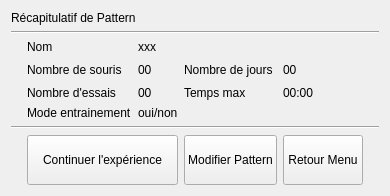
      <widget class="QWidget" name="page">
       <layout class="QGridLayout" name="gridLayout_5">
        <item row="2" column="1">
         <widget class="QLabel" name="label_9">
          <property name="text">
           <string>Nom</string>
          </property>
         </widget>
        </item>
        <item row="3" column="1">
         <widget class="QLabel" name="label_10">
          <property name="text">
           <string>Nombre de souris</string>
          </property>
         </widget>
        </item>
        <item row="3" column="2">
         <widget class="QLabel" name="nbSourisRecapitulatif">
          <property name="text">
           <string>00</string>
          </property>
         </widget>
        </item>
        <item row="7" column="1">
         <widget class="QLabel" name="label_15">
          <property name="text">
           <string>Mode entrainement</string>
          </property>
         </widget>
        </item>
        <item row="2" column="2">
         <widget class="QLabel" name="nomRecapitulatif">
          <property name="text">
           <string>xxx</string>
          </property>
         </widget>
        </item>
        <item row="5" column="1">
         <widget class="QLabel" name="label_12">
          <property name="text">
           <string>Nombre d'essais</string>
          </property>
         </widget>
        </item>
        <item row="5" column="2">
         <widget class="QLabel" name="nbEssaisRecapitulatif">
          <property name="text">
           <string>00</string>
          </property>
         </widget>
        </item>
        <item row="7" column="2">
         <widget class="QLabel" name="modeEntrainementRecapitulatif">
          <property name="text">
           <string>oui/non</string>
          </property>
         </widget>
        </item>
        <item row="9" column="1" colspan="2">
         <widget class="QPushButton" name="continuerExperience">
          <property name="minimumSize">
           <size>
            <width>0</width>
            <height>50</height>
           </size>
          </property>
          <property name="text">
           <string>Continuer l'expérience</string>
          </property>
         </widget>
        </item>
        <item row="3" column="3">
         <widget class="QLabel" name="label_11">
          <property name="text">
           <string>Nombre de jours</string>
          </property>
         </widget>
        </item>
        <item row="3" column="4">
         <widget class="QLabel" name="nbJoursRecapitulatif">
          <property name="text">
           <string>00</string>
          </property>
         </widget>
        </item>
        <item row="5" column="3">
         <widget class="QLabel" name="label_13">
          <property name="text">
           <string>Temps max</string>
          </property>
         </widget>
        </item>
        <item row="5" column="4">
         <widget class="QLabel" name="tempsMaxRecapitulatif">
          <property name="text">
           <string>00:00</string>
          </property>
         </widget>
        </item>
        <item row="9" column="3">
         <widget class="QPushButton" name="modifierPattern">
          <property name="minimumSize">
           <size>
            <width>0</width>
            <height>50</height>
           </size>
          </property>
          <property name="text">
           <string>Modifier Pattern</string>
          </property>
         </widget>
        </item>
        <item row="9" column="4">
         <widget class="QPushButton" name="retourMenuRecapitulatifPattern">
          <property name="minimumSize">
           <size>
            <width>0</width>
            <height>50</height>
           </size>
          </property>
          <property name="text">
           <string>Retour Menu</string>
          </property>
         </widget>
        </item>
        <item row="3" column="0">
         <spacer name="horizontalSpacer_22">
          <property name="orientation">
           <enum>Qt::Horizontal</enum>
          </property>
          <property name="sizeType">
           <enum>QSizePolicy::Maximum</enum>
          </property>
          <property name="sizeHint" stdset="0">
           <size>
            <width>10</width>
            <height>20</height>
           </size>
          </property>
         </spacer>
        </item>
        <item row="3" column="5">
         <spacer name="horizontalSpacer_23">
          <property name="orientation">
           <enum>Qt::Horizontal</enum>
          </property>
          <property name="sizeType">
           <enum>QSizePolicy::Maximum</enum>
          </property>
          <property name="sizeHint" stdset="0">
           <size>
            <width>10</width>
            <height>20</height>
           </size>
          </property>
         </spacer>
        </item>
        <item row="0" column="0" colspan="5">
         <widget class="QLabel" name="label_14">
          <property name="sizePolicy">
           <sizepolicy hsizetype="Preferred" vsizetype="Maximum">
            <horstretch>0</horstretch>
            <verstretch>0</verstretch>
           </sizepolicy>
          </property>
          <property name="text">
           <string>Récapitulatif de Pattern</string>
          </property>
         </widget>
        </item>
        <item row="1" column="0" colspan="6">
         <widget class="Line" name="line_2">
          <property name="orientation">
           <enum>Qt::Horizontal</enum>
          </property>
         </widget>
        </item>
        <item row="8" column="0" colspan="6">
         <widget class="Line" name="line">
          <property name="orientation">
           <enum>Qt::Horizontal</enum>
          </property>
         </widget>
        </item>
       </layout>
      </widget>
